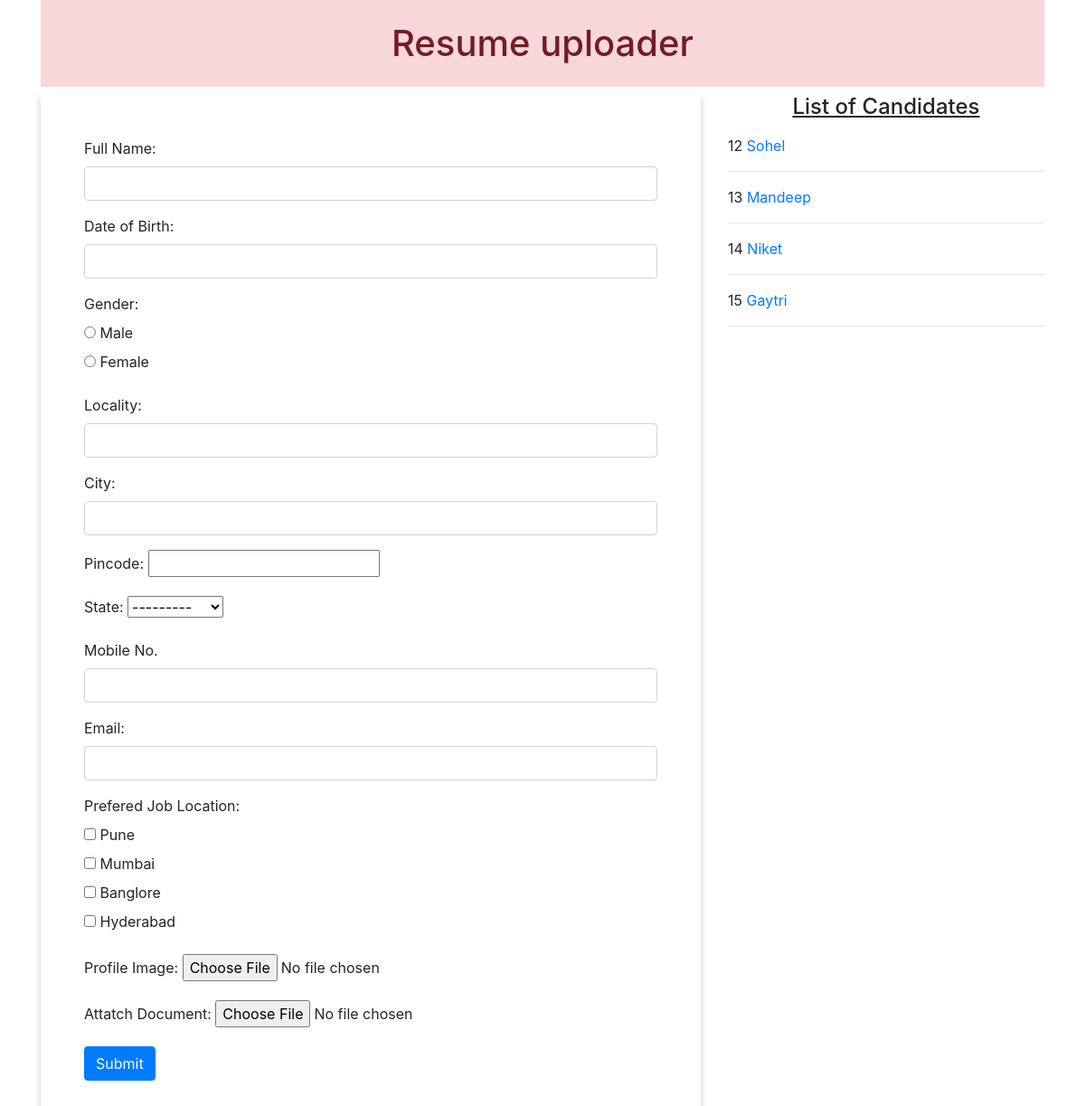
The page / on the database its author committed.
### myapp/models.py (models this page shows)
class Resume(models.Model):
    name = models.CharField(max_length=20)
    dob = models.DateField(auto_now=False,auto_now_add=False)
    gender = models.CharField(max_length=20)
    locality = models.CharField(max_length=30)
    city = models.CharField(max_length=50)
    pincode = models.PositiveIntegerField()
    state = models.CharField(choices=STATE_CHOICES,max_length=50)
    mobile = models.PositiveIntegerField()
    email = models.EmailField()
    job_city = models.CharField(max_length=100)
    profile_image = models.ImageField(upload_to='profileimg',blank=True)
    myfile = models.FileField(upload_to='doc',blank=True)

### myapp/views.py (the view, shortened to what this page needs)
# urls.py: path('',views.HomeView.as_view(),name='home'),
class HomeView(View):
    def get(self,request):
        form = ResumeForm()
        candidates = Resume.objects.all()
        return render(request,'myapp/home.html',{'candidates':candidates,'form':form})

### myapp/templates/myapp/home.html (shortened to what this page needs)
<!DOCTYPE html>
{% load static %}
<html lang="en">
<head>
    <link rel="stylesheet" href="https://cdn.jsdelivr.net/npm/bootstrap@4.0.0/dist/css/bootstrap.min.css">
    <link rel="stylesheet" href="{% static 'myapp/css/style.css' %}">
    <link rel="stylesheet" href="https://code.jquery.com/ui/1.12.1/themes/base/jquery-ui.css">
</head>
<body>
    <div class="container mb-4">
        <h1 class="alert-danger text-center p-4">Resume uploader</h1>
        <div class="row">
            <div class="col-sm-8">
                <form action="" method="POST" enctype="multipart/form-data" class="shadow p-5 custom-shadow">
                    {% for fm in  form%}
                        <div class="form-group mb-3">
                            {{fm.label_tag}} {{fm}}
                        </div>
                    {% endfor %}
                    <input type="submit" value="Submit" class="btn btn-primary">
                </form>
            </div>
            <div class="col-sm-4">
                <h4 class="text-center mb-3"><u>List of Candidates</u></h4>
                {% for candidate in  candidates %}
                    {{candidate.id}} <a href="{% url 'candidate' candidate.id %}"> {{candidate.name}} </a> <hr>
                {% endfor %}
            </div>
        </div>
    </div>
</body>
</html>

### myapp/templates/myapp/home.html (style rules this page uses)
.custom-shadow { box-shadow: 0 4px 8px 0 rgba(0,0,0,0.2); }

### rows shown on the page
Resume: id "12", name "Sohel"
Resume: id "13", name "Mandeep"
Resume: id "14", name "Niket"
Resume: id "15", name "Gaytri"

### other values the page prints
{{ fm.label_tag }} "Full Name:" "Date of Birth:" "Gender:" "Locality:" "City:" "Pincode:" "State:" "Mobile No." "Email:" "Prefered Job Location:" "Profile Image:" "Attatch Document:"
